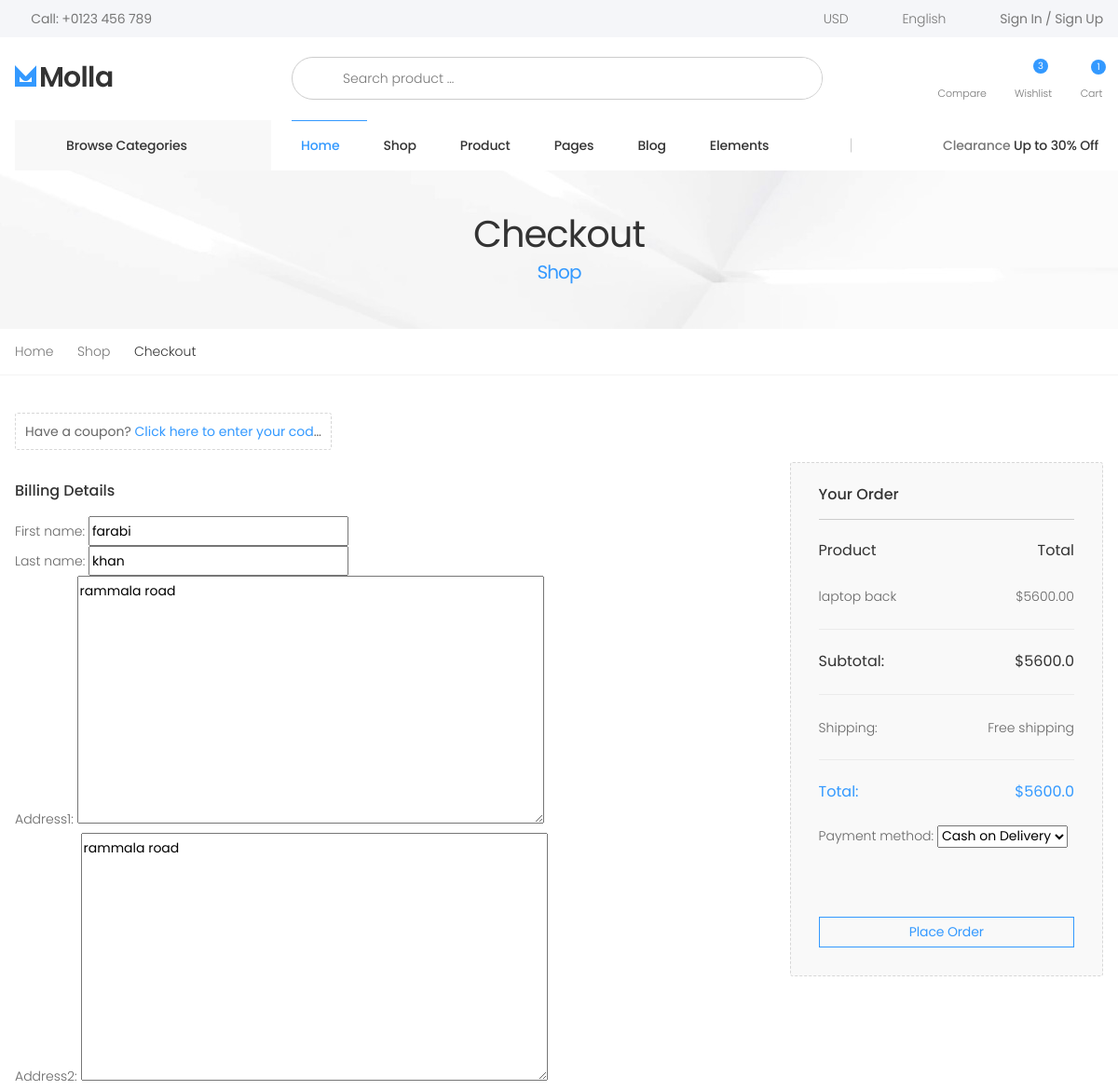
The page /payment/checkout/ (signed in, upper part) on the database as committed earlier.
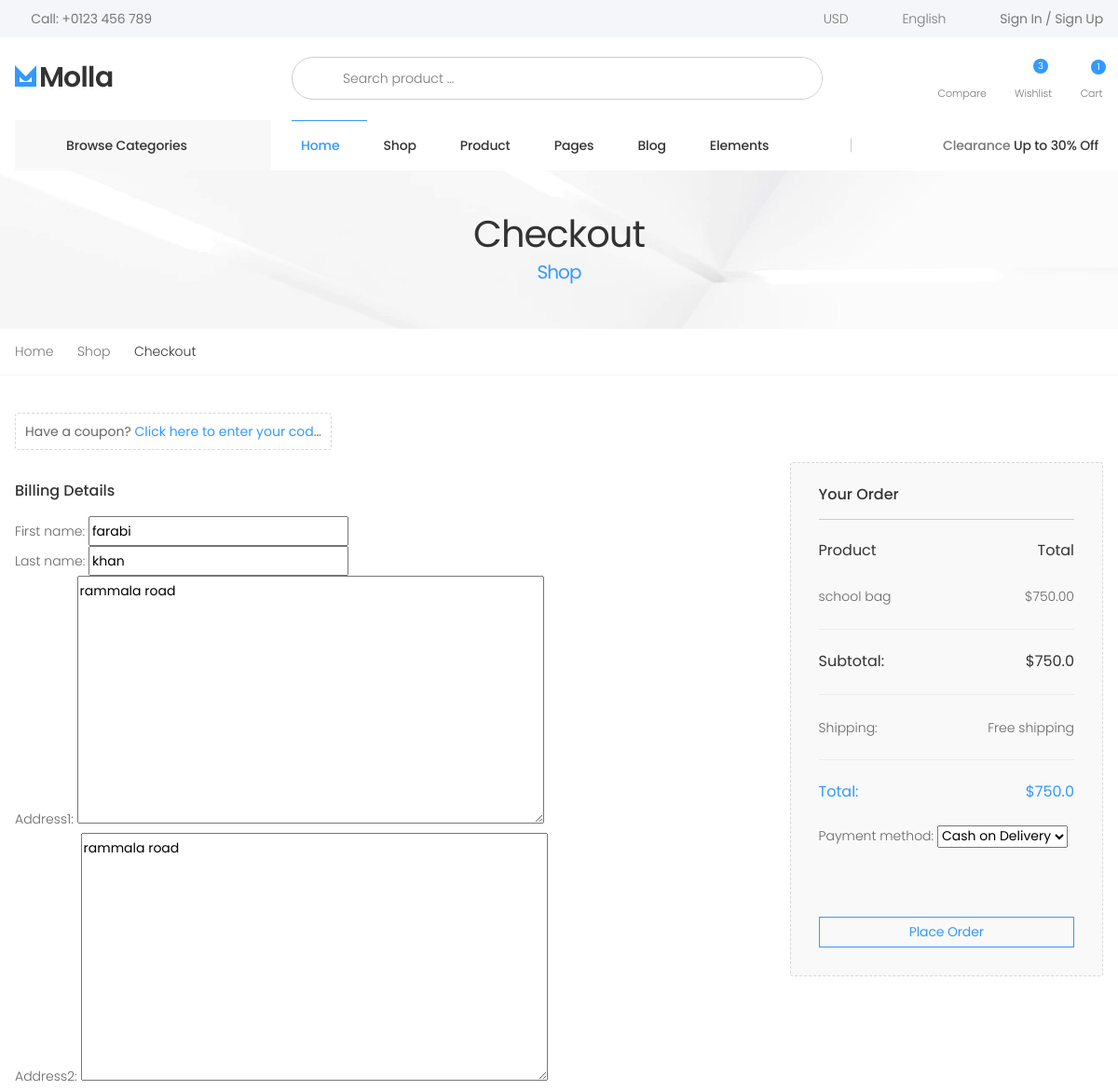
The same page on the database as committed later.
### order/models.py (models this page shows, shortened)
class Cart(models.Model):
    user = models.ForeignKey(User, on_delete=models.CASCADE, related_name='cart')
    item = models.ForeignKey(Product,on_delete=models.CASCADE)
    quantity = models.IntegerField(default=1)
    size = models.CharField(max_length=50, blank=True, null=True)
    color = models.CharField(max_length=50, blank=True, null=True)
    purchased = models.BooleanField(default=False)
    created = models.DateTimeField(auto_now_add=True)
    updated = models.DateTimeField(auto_now=True)
    def get_total(self):
        total = self.item.price * self.quantity
        float_total = format(total, '0.2f')
        return float_total
    def variation_single_price(self):
        sizes = VariationValue.objects.filter(variation='size',product=self.item)
        colors = VariationValue.objects.filter(variation='color',product=self.item)
        for size in sizes:
            if colors.exists():
                for color in colors:
                    if color.name == self.color:
                        c_price=color.price
                if size.name == self.size:
                    total = size.price + c_price
                    float_total = format(total,'0.2f')
                    return float_total
            else:
                if size.name == self.size:
                    total = size.price
                    float_total = format(total,'0.2f')
                    return float_total
    def variation_total(self):
        sizes = VariationValue.objects.filter(variation='size',product=self.item)
        colors = VariationValue.objects.filter(variation='color',product=self.item)
        for size in sizes:
            if colors.exists():
                for color in colors:
                    if color.name == self.color:
                        c_price = color.price
                        color_quantity_price = c_price * self.quantity
                if size.name == self.size:
                    total = size.price * self.quantity
                    net_total = color_quantity_price + total
                    float_total = format(net_total,'0.2f')
                    return float_total
            else:
                if size.name == self.size:
                    total = size.price * self.quantity
                    float_total = format(total, '0.2f')
                    return float_total

### store/models.py (models this page shows, shortened)
class Product(models.Model):
    name = models.CharField(max_length=250, blank=False,null=False)
    category = models.ForeignKey(Category,on_delete=models.CASCADE,related_name='category')
    image = models.ImageField(upload_to="products",blank=False,null=False)
    preview_des = models.CharField(max_length=255, verbose_name="Short Descriptions")
    description = models.TextField(max_length=1000, verbose_name="Description")
    price = models.FloatField()
    old_price = models.FloatField(default=0.00)
    is_stock = models.BooleanField(default=True)
    slug = models.SlugField()
    created = models.DateTimeField(auto_now_add=True)
    class Meta:
        ordering = ['-created',]

### payment/views.py (the view, shortened to what this page needs)
# urls.py: path('checkout/', views.CheckoutTemplateView.as_view(), name="checkout"),
class CheckoutTemplateView(TemplateView):
    def get(self, request, *args, **kwargs):
        saved_address = BillingAddress.objects.get_or_create(user=request.user or None)
        saved_address = saved_address[0]
        form = BillingAddressForm(instance=saved_address)
        payment_method = PaymentMethodForm()
        order_qs = Order.objects.filter(user = request.user, ordered = False)
        order_item = order_qs[0].orderitems.all()
        order_total = order_qs[0].get_totals()
        pay_meth = request.GET.get('pay_meth')
        context = {
            'billing_address' : form,
            'order_item' : order_item,
            'order_total' : order_total,
            'payment_method' : payment_method,
            'paypal_client_id' : settings.PAYPAL_CLIENT_ID,
            'pay_meth' : pay_meth,
        }
        return render(request, 'store/checkout.html', context)

### payment/forms.py
class BillingAddressForm(forms.ModelForm):
    class Meta:
        model = BillingAddress
        fields = ['first_name','last_name','address1','address2','country','city','zip_code','phone_number']

class PaymentMethodForm(forms.ModelForm):
    class Meta:
        model = Order
        fields = ['payment_method',]

### order/models.py (called while the page is built)
    def get_totals(self):
        total =0
        for order_item in self.orderitems.all():
            if order_item.variation_total():
                total += float(order_item.variation_total())
            elif order_item.variation_single_price():
                total += float(order_item.variation_single_price())
            else:
                total+= float(order_item.get_total())
        return total

### order/templatetags/CartProduct.py (called while the page is built)
@register.filter
def cart_view(user):
    cart = Cart.objects.filter(user=user, purchased=False)
    if cart.exists():
        return cart
    else:
        return cart

@register.filter
def cart_total(user):
    order = Order.objects.filter(user=user, ordered=False)
    if order.exists():
        return order[0].get_totals()
    else:
        return 0

### templates/store/checkout.html (shortened to what this page needs)
{% extends 'base.html' %}
{% block body %}
        <main class="main">
        	<div class="page-header text-center" style="background-image: url('assets/images/page-header-bg.jpg')">
        		<div class="container">
        			<h1 class="page-title">Checkout<span>Shop</span></h1>
        		</div>
        	</div>
            <nav aria-label="breadcrumb" class="breadcrumb-nav">
                <div class="container">
                    <ol class="breadcrumb">
                        <li class="breadcrumb-item"><a href="index.html">Home</a></li>
                        <li class="breadcrumb-item"><a href="#">Shop</a></li>
                        <li class="breadcrumb-item active" aria-current="page">Checkout</li>
                    </ol>
                </div>
            </nav>
            <div class="page-content">
            	<div class="checkout">
	                <div class="container">
            			<div class="checkout-discount">
            				<form action="#">
        						<input type="text" class="form-control" required id="checkout-discount-input">
            					<label for="checkout-discount-input" class="text-truncate">Have a coupon? <span>Click here to enter your code</span></label>
            				</form>
            			</div>
            			<form action="" method="post">
		                	<div class="row">
		                		<div class="col-lg-9">
		                			<h2 class="checkout-title">Billing Details</h2>
	            				       {{ billing_address.as_p }}
		                		</div>
		                		<aside class="col-lg-3">
		                			<div class="summary">
		                				<h3 class="summary-title">Your Order</h3>
		                				<table class="table table-summary">
		                					<thead>
		                						<tr>
		                							<th>Product</th>
		                							<th>Total</th>
		                						</tr>
		                					</thead>
		                					<tbody>
		                					    {% for item in order_item %}
													<tr>
														<td><a href="#">{{item.item.name}}</a></td>
														{% if item.get_total %}
														    <td>${{ item.get_total }}</td>
														{% elif item.variation_single_price %}
														    <td>${{ item.variation_single_price }}</td>
														{% elif item.variation_total %}
														    <td>${{ item.variation_total }}</td>
														{% endif %}
													</tr>
												{% endfor %}
		                						<tr class="summary-subtotal">
		                							<td>Subtotal:</td>
		                							<td>${{order_total}}</td>
		                						</tr>
		                						<tr>
		                							<td>Shipping:</td>
		                							<td>Free shipping</td>
		                						</tr>
		                						<tr class="summary-total">
		                							<td>Total:</td>
		                							<td>${{order_total}}</td>
		                						</tr>
		                					</tbody>
		                				</table>
		                				<div class="accordion-summary" id="accordion-payment">
										    <div class="card">
												{% if pay_meth %}
												<div id="paypal-button-container"></div>
												{% else %}
												    {{ payment_method.as_p }}
												{% endif %}
												<br>
												<br>
										    </div>
										</div>
		                				<button type="submit" class="btn btn-outline-primary-2 btn-order btn-block">
		                					<span class="btn-text">Place Order</span>
		                				</button>
		                			</div>
		                		</aside>
		                	</div>
            			</form>
	                </div>
                </div>
            </div>
        </main>
        {% endblock body %}

Rows that differ between the two databases and show on the page:
removed Cart: item.name "laptop back", get_total "5600.00"
added Cart: item.name "school bag", get_total "750.00"
Other text that changed with them:
{{ order_total }}: "5600.0" → "750.0"
